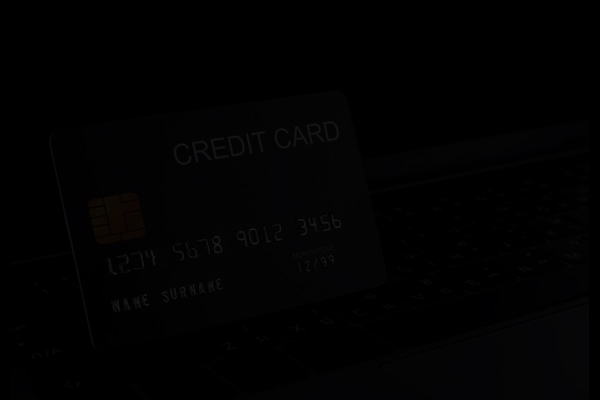
#> input picture 14 - 2el noor 2ata3.jpg, 600 x 400 px
$ jupyter execute elnor.ipynb
#> lines starting #> are read from the running program, lines starting #| are printed output that depends on the picture; after the words box and inside, x2 and y2 are one past the last pixel; in counts of white or black regions, pixels touching at a corner belong together
[cell 1]
import cv2
import numpy as np
import matplotlib.pyplot as plt
from itertools import combinations
import math
# Load the image
def showImage(name, image, cmap=None):
    plt.imshow(image, cmap=cmap)
    plt.axis('off')  # Hide axis
    plt.title(name)
    plt.show()

img = cv2.imread('14 - 2el noor 2ata3.jpg', cv2.IMREAD_GRAYSCALE)
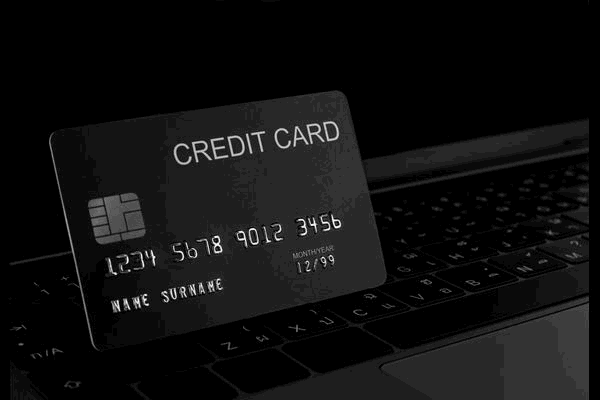
#> img: shape (400, 600); min 0, max 25, mean 1.5; drawn with min black and max white
#09 - El spero spathis we23et 3aaaa.jpg
showImage("edges",img)
thresh = cv2.adaptiveThreshold(img, 255, cv2.ADAPTIVE_THRESH_GAUSSIAN_C, cv2.THRESH_BINARY, 11, 8)
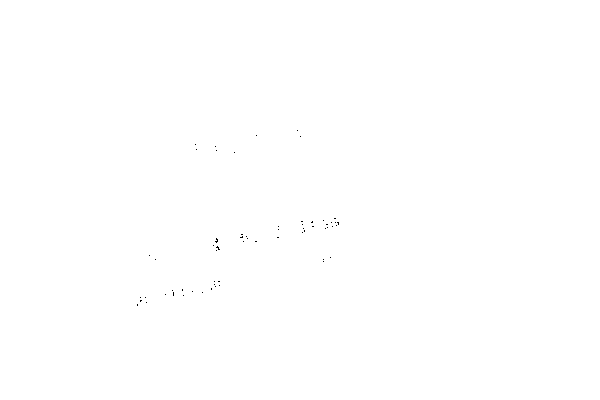
#> thresh: shape (400, 600); 100% white; black in thin lines or dots, all inside (x1, y1, x2, y2) = (137, 130, 339, 306)
showImage("",thresh)
edges = cv2.Canny(thresh, 50, 150)  # Adjust thresholds as needed
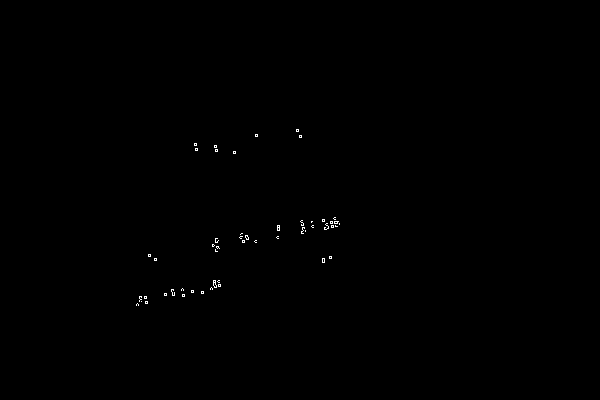
#> edges: shape (400, 600); 0.17% white in thin lines or dots, all inside (x1, y1, x2, y2) = (136, 129, 340, 306)
showImage("edges",edges)
